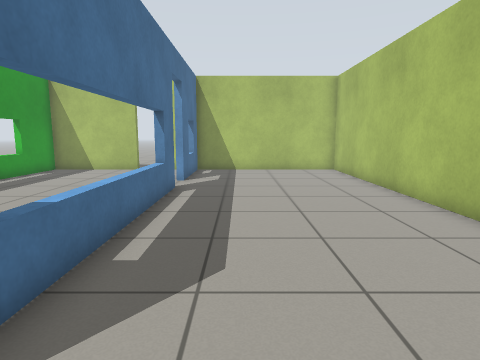
view 1 (above)

12 first-person views from a walk through a world built for the Gazebo simulator. The camera is 0.92 m above the floor, tilts 8° down and sees 75° across. The floor is counted in squares, 0.5 m on a side. Each view is taken from the middle of a square. On the plan, view 1 faces up. The plan holds only what a view shows up to about 16 squares ahead; the rest is blank.

view 2
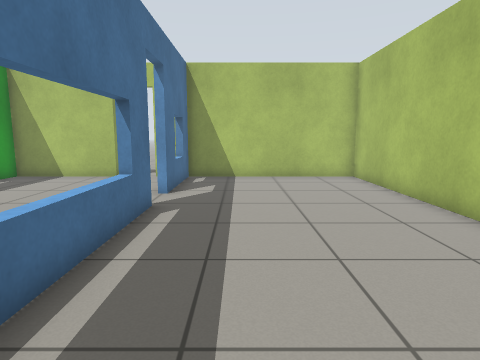

view 3
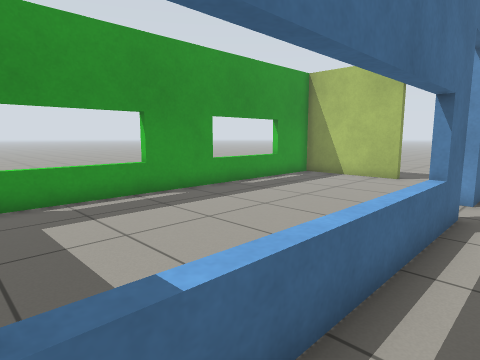

view 4
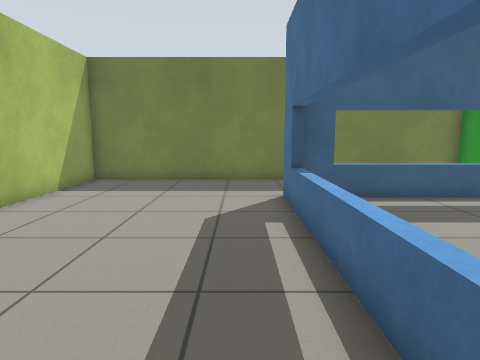

view 5
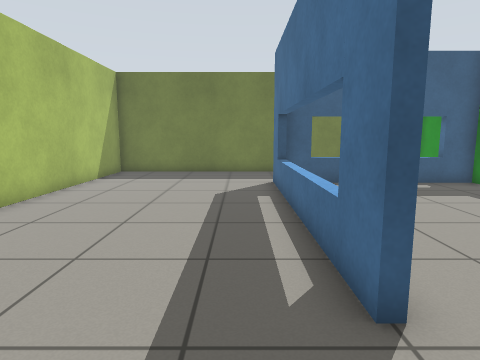

view 6
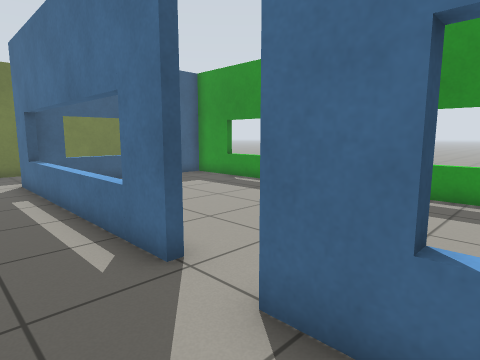

view 7
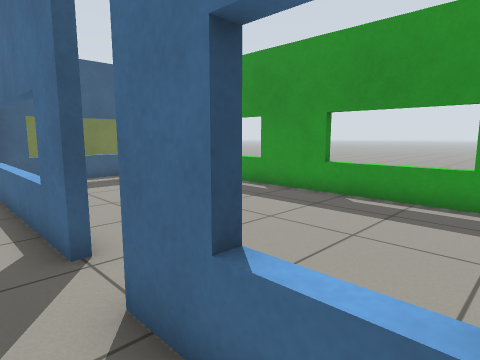

view 8
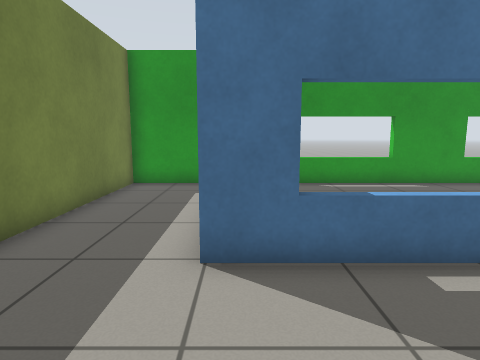

view 9
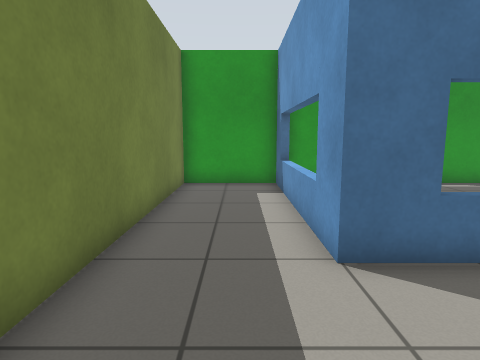

view 10
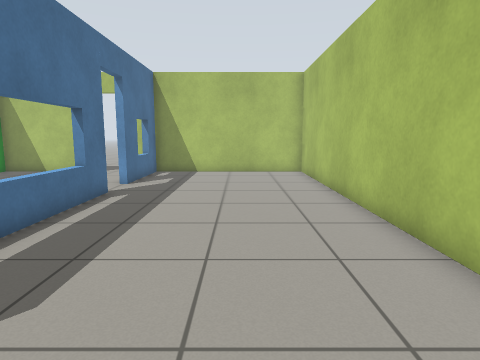

view 11
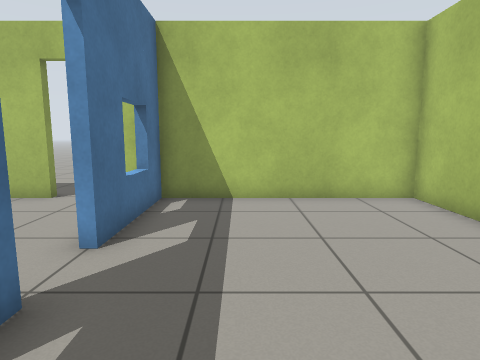

view 12
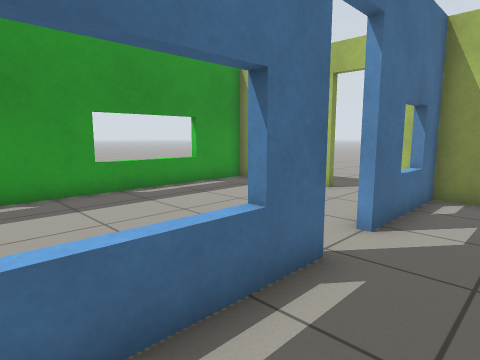

### Floor plan
Key: @ floor where view 1 was taken; # wall or solid block; . floor; D open door; = window, fence, low wall or low ledge; T thing the floor can be seen under or through.
Columns run from 10 left of view 1 to 5 right of it. Each row starts with its distance up from view 1.
 19     ..
 18     ...
 17 #####DD#########
 16 #.......#......#
 15 #.......=......#
 14 =.......#......#
 13 =......DD......#
 12 =......DD......#
 11 =.......T......#
 10 #.......T......#
  9 #.......=......#
  8 #.......=......#
  7 =.......=......#
  6 =.......=......#
  5 =..... .=......#
  4 #..... .=......#
  3 #..... .#......#
  2 ##====###......#
  1 #..............#
  0 #.........@....#
 -1 #..............#
 -2 ################

Positions as (right, up) in squares from view 1, and headings:
1: (0, 0), facing up
2: (0, 3), facing up
3: (-1, 3), facing up-left
4: (-1, 11), facing down
5: (-1, 14), facing down
6: (0, 15), facing down-left
7: (-1, 16), facing down-left
8: (2, 2), facing left
9: (2, 0), facing left
10: (2, 1), facing up
11: (0, 8), facing up
12: (0, 7), facing up-left
